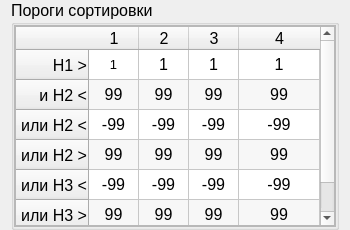
<?xml version="1.0" encoding="UTF-8"?>
<ui version="4.0">
 <class>SPRPorogsWidget</class>
 <widget class="QWidget" name="SPRPorogsWidget">
  <property name="geometry">
   <rect>
    <x>0</x>
    <y>0</y>
    <width>350</width>
    <height>230</height>
   </rect>
  </property>
  <property name="font">
   <font>
    <family>Tahoma</family>
    <pointsize>12</pointsize>
   </font>
  </property>
  <property name="windowTitle">
   <string>Form</string>
  </property>
  <layout class="QVBoxLayout" name="verticalLayout_3">
   <property name="topMargin">
    <number>0</number>
   </property>
   <property name="bottomMargin">
    <number>0</number>
   </property>
   <item>
    <widget class="QGroupBox" name="gbPorogs">
     <property name="toolTip">
      <string/>
     </property>
     <property name="statusTip">
      <string/>
     </property>
     <property name="whatsThis">
      <string/>
     </property>
     <property name="title">
      <string>Пороги сортировки</string>
     </property>
     <layout class="QVBoxLayout" name="verticalLayout_2">
      <property name="leftMargin">
       <number>0</number>
      </property>
      <property name="topMargin">
       <number>0</number>
      </property>
      <property name="rightMargin">
       <number>0</number>
      </property>
      <property name="bottomMargin">
       <number>0</number>
      </property>
      <item>
       <widget class="QScrollArea" name="scrollArea">
        <property name="widgetResizable">
         <bool>true</bool>
        </property>
        <property name="alignment">
         <set>Qt::AlignJustify|Qt::AlignVCenter</set>
        </property>
        <widget class="QWidget" name="scrollAreaWidgetContents">
         <property name="geometry">
          <rect>
           <x>0</x>
           <y>0</y>
           <width>328</width>
           <height>207</height>
          </rect>
         </property>
         <layout class="QVBoxLayout" name="verticalLayout">
          <property name="leftMargin">
           <number>0</number>
          </property>
          <property name="topMargin">
           <number>0</number>
          </property>
          <property name="rightMargin">
           <number>0</number>
          </property>
          <property name="bottomMargin">
           <number>0</number>
          </property>
          <item>
           <widget class="QTableWidget" name="tPorogsValues">
            <property name="font">
             <font>
              <family>Tahoma</family>
              <pointsize>12</pointsize>
             </font>
            </property>
            <property name="sizeAdjustPolicy">
             <enum>QAbstractScrollArea::AdjustToContents</enum>
            </property>
            <property name="autoScroll">
             <bool>true</bool>
            </property>
            <property name="autoScrollMargin">
             <number>10</number>
            </property>
            <property name="dragDropOverwriteMode">
             <bool>false</bool>
            </property>
            <property name="alternatingRowColors">
             <bool>true</bool>
            </property>
            <property name="selectionBehavior">
             <enum>QAbstractItemView::SelectItems</enum>
            </property>
            <attribute name="horizontalHeaderCascadingSectionResizes">
             <bool>false</bool>
            </attribute>
            <attribute name="horizontalHeaderDefaultSectionSize">
             <number>50</number>
            </attribute>
            <attribute name="horizontalHeaderStretchLastSection">
             <bool>true</bool>
            </attribute>
            <attribute name="verticalHeaderStretchLastSection">
             <bool>false</bool>
            </attribute>
            <row>
             <property name="text">
              <string>H1 &gt;</string>
             </property>
             <property name="textAlignment">
              <set>AlignTrailing|AlignVCenter</set>
             </property>
            </row>
            <row>
             <property name="text">
              <string>и H2 &lt;</string>
             </property>
             <property name="textAlignment">
              <set>AlignTrailing|AlignVCenter</set>
             </property>
            </row>
            <row>
             <property name="text">
              <string>или H2 &lt;</string>
             </property>
             <property name="textAlignment">
              <set>AlignTrailing|AlignVCenter</set>
             </property>
            </row>
            <row>
             <property name="text">
              <string>или H2 &gt;</string>
             </property>
             <property name="textAlignment">
              <set>AlignTrailing|AlignVCenter</set>
             </property>
            </row>
            <row>
             <property name="text">
              <string>или H3 &lt;</string>
             </property>
             <property name="textAlignment">
              <set>AlignTrailing|AlignVCenter</set>
             </property>
            </row>
            <row>
             <property name="text">
              <string>или H3 &gt;</string>
             </property>
             <property name="textAlignment">
              <set>AlignTrailing|AlignVCenter</set>
             </property>
            </row>
            <column>
             <property name="text">
              <string>1</string>
             </property>
             <property name="textAlignment">
              <set>AlignCenter</set>
             </property>
            </column>
            <column>
             <property name="text">
              <string>2</string>
             </property>
             <property name="textAlignment">
              <set>AlignCenter</set>
             </property>
            </column>
            <column>
             <property name="text">
              <string>3</string>
             </property>
             <property name="textAlignment">
              <set>AlignCenter</set>
             </property>
            </column>
            <column>
             <property name="text">
              <string>4</string>
             </property>
             <property name="textAlignment">
              <set>AlignCenter</set>
             </property>
            </column>
            <item row="0" column="0">
             <property name="text">
              <string>1</string>
             </property>
             <property name="font">
              <font>
               <family>Tahoma</family>
               <pointsize>10</pointsize>
              </font>
             </property>
             <property name="textAlignment">
              <set>AlignCenter</set>
             </property>
            </item>
            <item row="0" column="1">
             <property name="text">
              <string>1</string>
             </property>
             <property name="textAlignment">
              <set>AlignCenter</set>
             </property>
            </item>
            <item row="0" column="2">
             <property name="text">
              <string>1</string>
             </property>
             <property name="textAlignment">
              <set>AlignCenter</set>
             </property>
            </item>
            <item row="0" column="3">
             <property name="text">
              <string>1</string>
             </property>
             <property name="textAlignment">
              <set>AlignCenter</set>
             </property>
            </item>
            <item row="1" column="0">
             <property name="text">
              <string>99</string>
             </property>
             <property name="textAlignment">
              <set>AlignCenter</set>
             </property>
            </item>
            <item row="1" column="1">
             <property name="text">
              <string>99</string>
             </property>
             <property name="textAlignment">
              <set>AlignCenter</set>
             </property>
            </item>
            <item row="1" column="2">
             <property name="text">
              <string>99</string>
             </property>
             <property name="textAlignment">
              <set>AlignCenter</set>
             </property>
            </item>
            <item row="1" column="3">
             <property name="text">
              <string>99</string>
             </property>
             <property name="textAlignment">
              <set>AlignCenter</set>
             </property>
            </item>
            <item row="2" column="0">
             <property name="text">
              <string>-99</string>
             </property>
             <property name="textAlignment">
              <set>AlignCenter</set>
             </property>
            </item>
            <item row="2" column="1">
             <property name="text">
              <string>-99</string>
             </property>
             <property name="textAlignment">
              <set>AlignCenter</set>
             </property>
            </item>
            <item row="2" column="2">
             <property name="text">
              <string>-99</string>
             </property>
             <property name="textAlignment">
              <set>AlignCenter</set>
             </property>
            </item>
            <item row="2" column="3">
             <property name="text">
              <string>-99</string>
             </property>
             <property name="textAlignment">
              <set>AlignCenter</set>
             </property>
            </item>
            <item row="3" column="0">
             <property name="text">
              <string>99</string>
             </property>
             <property name="textAlignment">
              <set>AlignCenter</set>
             </property>
            </item>
            <item row="3" column="1">
             <property name="text">
              <string>99</string>
             </property>
             <property name="textAlignment">
              <set>AlignCenter</set>
             </property>
            </item>
            <item row="3" column="2">
             <property name="text">
              <string>99</string>
             </property>
             <property name="textAlignment">
              <set>AlignCenter</set>
             </property>
            </item>
            <item row="3" column="3">
             <property name="text">
              <string>99</string>
             </property>
             <property name="textAlignment">
              <set>AlignCenter</set>
             </property>
            </item>
            <item row="4" column="0">
             <property name="text">
              <string>-99</string>
             </property>
             <property name="textAlignment">
              <set>AlignCenter</set>
             </property>
            </item>
            <item row="4" column="1">
             <property name="text">
              <string>-99</string>
             </property>
             <property name="textAlignment">
              <set>AlignCenter</set>
             </property>
            </item>
            <item row="4" column="2">
             <property name="text">
              <string>-99</string>
             </property>
             <property name="textAlignment">
              <set>AlignCenter</set>
             </property>
            </item>
            <item row="4" column="3">
             <property name="text">
              <string>-99</string>
             </property>
             <property name="textAlignment">
              <set>AlignCenter</set>
             </property>
            </item>
            <item row="5" column="0">
             <property name="text">
              <string>99</string>
             </property>
             <property name="textAlignment">
              <set>AlignCenter</set>
             </property>
            </item>
            <item row="5" column="1">
             <property name="text">
              <string>99</string>
             </property>
             <property name="textAlignment">
              <set>AlignCenter</set>
             </property>
            </item>
            <item row="5" column="2">
             <property name="text">
              <string>99</string>
             </property>
             <property name="textAlignment">
              <set>AlignCenter</set>
             </property>
            </item>
            <item row="5" column="3">
             <property name="text">
              <string>99</string>
             </property>
             <property name="textAlignment">
              <set>AlignCenter</set>
             </property>
            </item>
           </widget>
          </item>
         </layout>
        </widget>
       </widget>
      </item>
     </layout>
    </widget>
   </item>
  </layout>
 </widget>
 <resources/>
 <connections/>
</ui>
